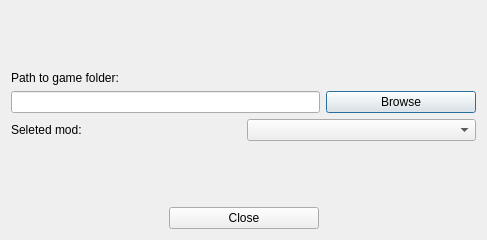
<?xml version="1.0" encoding="UTF-8"?>
<ui version="4.0">
 <class>ConfigDialog</class>
 <widget class="QDialog" name="ConfigDialog">
  <property name="geometry">
   <rect>
    <x>0</x>
    <y>0</y>
    <width>487</width>
    <height>240</height>
   </rect>
  </property>
  <property name="windowTitle">
   <string>Configuration</string>
  </property>
  <layout class="QVBoxLayout" name="verticalLayout">
   <item>
    <spacer name="verticalSpacer">
     <property name="orientation">
      <enum>Qt::Vertical</enum>
     </property>
     <property name="sizeHint" stdset="0">
      <size>
       <width>20</width>
       <height>36</height>
      </size>
     </property>
    </spacer>
   </item>
   <item>
    <widget class="QLabel" name="labPathToGame">
     <property name="text">
      <string>Path to game folder:</string>
     </property>
    </widget>
   </item>
   <item>
    <layout class="QHBoxLayout" name="horizontalLayout">
     <item>
      <widget class="QLineEdit" name="editPathToGame">
       <property name="readOnly">
        <bool>true</bool>
       </property>
      </widget>
     </item>
     <item>
      <widget class="QPushButton" name="butPathToGame">
       <property name="minimumSize">
        <size>
         <width>150</width>
         <height>0</height>
        </size>
       </property>
       <property name="text">
        <string>Browse</string>
       </property>
      </widget>
     </item>
    </layout>
   </item>
   <item>
    <layout class="QHBoxLayout" name="horizontalLayout_2">
     <item>
      <widget class="QLabel" name="labGameMod">
       <property name="text">
        <string>Seleted mod:</string>
       </property>
      </widget>
     </item>
     <item>
      <widget class="QComboBox" name="cbxGameMod"/>
     </item>
    </layout>
   </item>
   <item>
    <spacer name="verticalSpacer_2">
     <property name="orientation">
      <enum>Qt::Vertical</enum>
     </property>
     <property name="sizeHint" stdset="0">
      <size>
       <width>20</width>
       <height>57</height>
      </size>
     </property>
    </spacer>
   </item>
   <item>
    <layout class="QHBoxLayout" name="horizontalLayout_3">
     <item>
      <spacer name="horizontalSpacer">
       <property name="orientation">
        <enum>Qt::Horizontal</enum>
       </property>
       <property name="sizeHint" stdset="0">
        <size>
         <width>40</width>
         <height>20</height>
        </size>
       </property>
      </spacer>
     </item>
     <item>
      <widget class="QPushButton" name="butClose">
       <property name="minimumSize">
        <size>
         <width>150</width>
         <height>0</height>
        </size>
       </property>
       <property name="text">
        <string>Close</string>
       </property>
      </widget>
     </item>
     <item>
      <spacer name="horizontalSpacer_2">
       <property name="orientation">
        <enum>Qt::Horizontal</enum>
       </property>
       <property name="sizeHint" stdset="0">
        <size>
         <width>40</width>
         <height>20</height>
        </size>
       </property>
      </spacer>
     </item>
    </layout>
   </item>
  </layout>
 </widget>
 <resources/>
 <connections/>
</ui>
